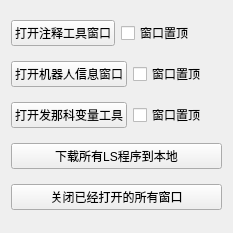
<?xml version="1.0" encoding="UTF-8"?>
<ui version="4.0">
 <class>Form</class>
 <widget class="QWidget" name="Form">
  <property name="geometry">
   <rect>
    <x>0</x>
    <y>0</y>
    <width>233</width>
    <height>233</height>
   </rect>
  </property>
  <property name="windowTitle">
   <string>Form</string>
  </property>
  <layout class="QVBoxLayout" name="verticalLayout">
   <item>
    <layout class="QHBoxLayout" name="horizontalLayout">
     <item>
      <widget class="QPushButton" name="pushButton">
       <property name="text">
        <string>打开注释工具窗口</string>
       </property>
      </widget>
     </item>
     <item>
      <widget class="QCheckBox" name="checkBox">
       <property name="text">
        <string>窗口置顶</string>
       </property>
      </widget>
     </item>
    </layout>
   </item>
   <item>
    <layout class="QHBoxLayout" name="horizontalLayout_2">
     <item>
      <widget class="QPushButton" name="pushButton_2">
       <property name="text">
        <string>打开机器人信息窗口</string>
       </property>
      </widget>
     </item>
     <item>
      <widget class="QCheckBox" name="checkBox_2">
       <property name="text">
        <string>窗口置顶</string>
       </property>
      </widget>
     </item>
    </layout>
   </item>
   <item>
    <layout class="QHBoxLayout" name="horizontalLayout_3">
     <item>
      <widget class="QPushButton" name="pushButton_5">
       <property name="text">
        <string>打开发那科变量工具</string>
       </property>
      </widget>
     </item>
     <item>
      <widget class="QCheckBox" name="checkBox_3">
       <property name="text">
        <string>窗口置顶</string>
       </property>
      </widget>
     </item>
    </layout>
   </item>
   <item>
    <widget class="QPushButton" name="pushButton_4">
     <property name="text">
      <string>下载所有LS程序到本地</string>
     </property>
    </widget>
   </item>
   <item>
    <widget class="QPushButton" name="pushButton_3">
     <property name="text">
      <string>关闭已经打开的所有窗口</string>
     </property>
    </widget>
   </item>
  </layout>
 </widget>
 <resources/>
 <connections/>
</ui>
